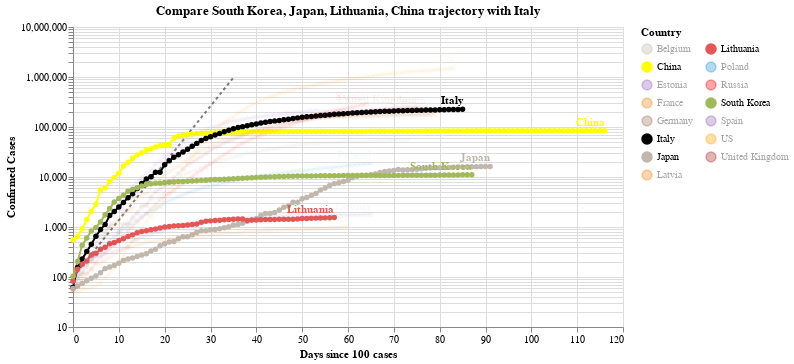

This figure's notebook cell:
### Code cell
#hide_input
chart3 = make_since_chart(dff2, ['South Korea', 'Japan', 'Lithuania', 'China'], baseline_countries)
chart3

### Figure 1 — Vega-Lite specification as saved in the notebook (floating-point values rounded to 4 significant figures; data arrays with more than 128 entries replaced by an {"elided": "..."} marker saying what was removed)
{"config": {"view": {"continuousWidth": 400, "continuousHeight": 300}}, "layer": [{"data": {"name": "data-628230001892d6798b50651be41d1b3e"}, "mark": {"type": "line", "color": "black", "opacity": 0.5, "strokeDash": [3, 3]}, "encoding": {"x": {"type": "quantitative", "field": "Days since 100 cases"}, "y": {"type": "quantitative", "field": "Confirmed Cases"}}}, {"data": {"name": "data-3ea7d1a2d2459a676a97e7890d9899f0"}, "mark": {"type": "line", "point": true}, "encoding": {"color": {"type": "nominal", "field": "Country", "legend": {"columns": 2}, "scale": {"domain": ["Belgium", "China", "Estonia", "France", "Germany", "Italy", "Japan", "Latvia", "Lithuania", "Poland", "Russia", "South Korea", "Spain", "US", "United Kingdom"], "range": ["#C1B7AD", "yellow", "#9467bd", "#F58518", "#9D755D", "black", "#C1B7AD", "#F58518", "#E45756", "#2495D3", "red", "#A1BA59", "#9467bd", "orange", "brown"]}}, "opacity": {"condition": {"value": 1, "selection": "selector001"}, "value": 0.05}, "tooltip": [{"type": "nominal", "field": "Country"}, {"type": "temporal", "field": "Date"}, {"type": "quantitative", "field": "Confirmed Cases"}, {"type": "quantitative", "field": "Days since 100 cases"}], "x": {"type": "quantitative", "field": "Days since 100 cases"}, "y": {"type": "quantitative", "field": "Confirmed Cases", "scale": {"type": "log"}}}, "selection": {"selector001": {"type": "multi", "fields": ["Country"], "bind": "legend", "init": [{"Country": "South Korea"}, {"Country": "Japan"}, {"Country": "Lithuania"}, {"Country": "China"}, {"Country": "Italy"}]}}, "width": 550}, {"data": {"name": "data-3ea7d1a2d2459a676a97e7890d9899f0"}, "mark": {"type": "text", "align": "right", "dy": -8, "fontWeight": "bold"}, "encoding": {"color": {"type": "nominal", "field": "Country", "legend": {"columns": 2}, "scale": {"domain": ["Belgium", "China", "Estonia", "France", "Germany", "Italy", "Japan", "Latvia", "Lithuania", "Poland", "Russia", "South Korea", "Spain", "US", "United Kingdom"], "range": ["#C1B7AD", "yellow", "#9467bd", "#F58518", "#9D755D", "black", "#C1B7AD", "#F58518", "#E45756", "#2495D3", "red", "#A1BA59", "#9467bd", "orange", "brown"]}}, "opacity": {"condition": {"value": 1, "selection": "selector001"}, "value": 0.05}, "text": {"type": "nominal", "field": "Country"}, "tooltip": [{"type": "nominal", "field": "Country"}, {"type": "temporal", "field": "Date"}, {"type": "quantitative", "field": "Confirmed Cases"}, {"type": "quantitative", "field": "Days since 100 cases"}], "x": {"type": "quantitative", "field": "Days since 100 cases"}, "y": {"type": "quantitative", "field": "Confirmed Cases", "scale": {"type": "log"}}}, "transform": [{"filter": "(datum['Date'] >= 1589673600000)"}], "width": 550}], "title": "Compare South Korea, Japan, Lithuania, China trajectory with Italy", "$schema": "https://vega.github.io/schema/vega-lite/v4.0.2.json", "datasets": {"data-628230001892d6798b50651be41d1b3e": [{"Days since 100 cases": 0, "Confirmed Cases": 100.0}, {"Days since 100 cases": 1, "Confirmed Cases": 130.0}, {"Days since 100 cases": 2, "Confirmed Cases": 169.0}, {"Days since 100 cases": 3, "Confirmed Cases": 219.7}, {"Days since 100 cases": 4, "Confirmed Cases": 285.6}, {"Days since 100 cases": 5, "Confirmed Cases": 371.3}, {"Days since 100 cases": 6, "Confirmed Cases": 482.7}, {"Days since 100 cases": 7, "Confirmed Cases": 627.5}, {"Days since 100 cases": 8, "Confirmed Cases": 815.7}, {"Days since 100 cases": 9, "Confirmed Cases": 1060.0}, {"Days since 100 cases": 10, "Confirmed Cases": 1379.0}, {"Days since 100 cases": 11, "Confirmed Cases": 1792.0}, {"Days since 100 cases": 12, "Confirmed Cases": 2330.0}, {"Days since 100 cases": 13, "Confirmed Cases": 3029.0}, {"Days since 100 cases": 14, "Confirmed Cases": 3937.0}, {"Days since 100 cases": 15, "Confirmed Cases": 5119.0}, {"Days since 100 cases": 16, "Confirmed Cases": 6654.0}, {"Days since 100 cases": 17, "Confirmed Cases": 8650.0}, {"Days since 100 cases": 18, "Confirmed Cases": 11250.0}, {"Days since 100 cases": 19, "Confirmed Cases": 14620.0}, {"Days since 100 cases": 20, "Confirmed Cases": 19000.0}, {"Days since 100 cases": 21, "Confirmed Cases": 24710.0}, {"Days since 100 cases": 22, "Confirmed Cases": 32120.0}, {"Days since 100 cases": 23, "Confirmed Cases": 41750.0}, {"Days since 100 cases": 24, "Confirmed Cases": 54280.0}, {"Days since 100 cases": 25, "Confirmed Cases": 70560.0}, {"Days since 100 cases": 26, "Confirmed Cases": 91730.0}, {"Days since 100 cases": 27, "Confirmed Cases": 119300.0}, {"Days since 100 cases": 28, "Confirmed Cases": 155000.0}, {"Days since 100 cases": 29, "Confirmed Cases": 201500.0}, {"Days since 100 cases": 30, "Confirmed Cases": 262000.0}, {"Days since 100 cases": 31, "Confirmed Cases": 340600.0}, {"Days since 100 cases": 32, "Confirmed Cases": 442800.0}, {"Days since 100 cases": 33, "Confirmed Cases": 575600.0}, {"Days since 100 cases": 34, "Confirmed Cases": 748300.0}, {"Days since 100 cases": 35, "Confirmed Cases": 972800.0}], "data-3ea7d1a2d2459a676a97e7890d9899f0": {"elided": "1170 records"}}}
